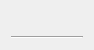
<?xml version="1.0" encoding="UTF-8"?>
<ui version="4.0">
 <class>Switch2DWidget</class>
 <widget class="QWidget" name="Switch2DWidget">
  <property name="geometry">
   <rect>
    <x>0</x>
    <y>0</y>
    <width>94</width>
    <height>50</height>
   </rect>
  </property>
  <property name="sizePolicy">
   <sizepolicy hsizetype="Minimum" vsizetype="Expanding">
    <horstretch>0</horstretch>
    <verstretch>0</verstretch>
   </sizepolicy>
  </property>
  <property name="minimumSize">
   <size>
    <width>0</width>
    <height>0</height>
   </size>
  </property>
  <property name="font">
   <font>
    <family>Arial</family>
   </font>
  </property>
  <property name="windowTitle">
   <string>Widget</string>
  </property>
  <layout class="QVBoxLayout" name="verticalLayoutModule">
   <item>
    <widget class="QStackedWidget" name="styleStackedWidget">
     <property name="currentIndex">
      <number>-1</number>
     </property>
    </widget>
   </item>
   <item>
    <widget class="Line" name="line_2">
     <property name="orientation">
      <enum>Qt::Horizontal</enum>
     </property>
    </widget>
   </item>
  </layout>
 </widget>
 <resources>
  <include location="../Main/resources/IADE_Analyzer.qrc"/>
 </resources>
 <connections/>
</ui>
